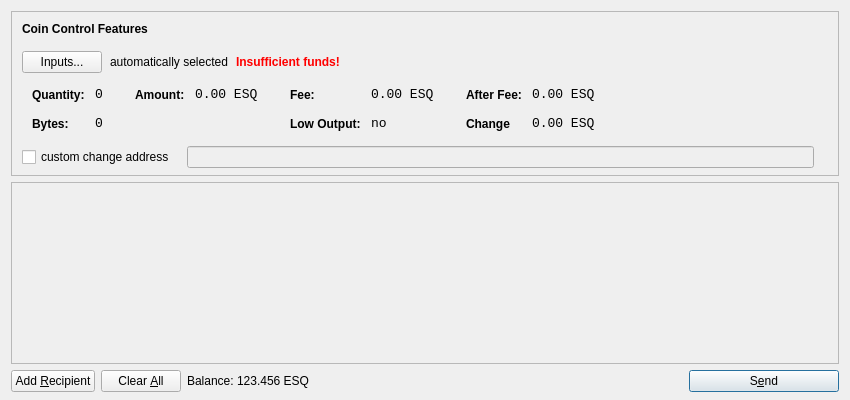
<?xml version="1.0" encoding="UTF-8"?>
<ui version="4.0">
 <class>SendCoinsDialog</class>
 <widget class="QDialog" name="SendCoinsDialog">
  <property name="geometry">
   <rect>
    <x>0</x>
    <y>0</y>
    <width>850</width>
    <height>400</height>
   </rect>
  </property>
  <property name="windowTitle">
   <string>Send Coins</string>
  </property>
  <layout class="QVBoxLayout" name="verticalLayout" stretch="0,1,0">
   <property name="bottomMargin">
    <number>8</number>
   </property>
   <item>
    <widget class="QFrame" name="frameCoinControl">
     <property name="sizePolicy">
      <sizepolicy hsizetype="Expanding" vsizetype="Expanding">
       <horstretch>0</horstretch>
       <verstretch>0</verstretch>
      </sizepolicy>
     </property>
     <property name="maximumSize">
      <size>
       <width>16777215</width>
       <height>16777215</height>
      </size>
     </property>
     <property name="frameShape">
      <enum>QFrame::StyledPanel</enum>
     </property>
     <property name="frameShadow">
      <enum>QFrame::Sunken</enum>
     </property>
     <layout class="QVBoxLayout" name="verticalLayoutCoinControl2">
      <property name="spacing">
       <number>-1</number>
      </property>
      <property name="leftMargin">
       <number>0</number>
      </property>
      <property name="topMargin">
       <number>0</number>
      </property>
      <property name="rightMargin">
       <number>0</number>
      </property>
      <property name="bottomMargin">
       <number>6</number>
      </property>
      <item>
       <layout class="QVBoxLayout" name="verticalLayoutCoinControl" stretch="0,0,0,0,1">
        <property name="spacing">
         <number>0</number>
        </property>
        <property name="leftMargin">
         <number>10</number>
        </property>
        <property name="topMargin">
         <number>10</number>
        </property>
        <item>
         <layout class="QHBoxLayout" name="horizontalLayoutCoinControl1">
          <property name="bottomMargin">
           <number>15</number>
          </property>
          <item>
           <widget class="QLabel" name="labelCoinControlFeatures">
            <property name="sizePolicy">
             <sizepolicy hsizetype="Preferred" vsizetype="Maximum">
              <horstretch>0</horstretch>
              <verstretch>0</verstretch>
             </sizepolicy>
            </property>
            <property name="font">
             <font>
              <weight>75</weight>
              <bold>true</bold>
             </font>
            </property>
            <property name="styleSheet">
             <string notr="true">font-weight:bold;</string>
            </property>
            <property name="text">
             <string>Coin Control Features</string>
            </property>
           </widget>
          </item>
         </layout>
        </item>
        <item>
         <layout class="QHBoxLayout" name="horizontalLayoutCoinControl2" stretch="0,0,0,0">
          <property name="spacing">
           <number>8</number>
          </property>
          <property name="bottomMargin">
           <number>10</number>
          </property>
          <item>
           <widget class="QPushButton" name="pushButtonCoinControl">
            <property name="styleSheet">
             <string notr="true"/>
            </property>
            <property name="text">
             <string>Inputs...</string>
            </property>
           </widget>
          </item>
          <item>
           <widget class="QLabel" name="labelCoinControlAutomaticallySelected">
            <property name="text">
             <string>automatically selected</string>
            </property>
            <property name="margin">
             <number>5</number>
            </property>
           </widget>
          </item>
          <item>
           <widget class="QLabel" name="labelCoinControlInsuffFunds">
            <property name="font">
             <font>
              <weight>75</weight>
              <bold>true</bold>
             </font>
            </property>
            <property name="styleSheet">
             <string notr="true">color:red;font-weight:bold;</string>
            </property>
            <property name="text">
             <string>Insufficient funds!</string>
            </property>
            <property name="margin">
             <number>5</number>
            </property>
           </widget>
          </item>
          <item>
           <spacer name="horizontalSpacerCoinControl">
            <property name="orientation">
             <enum>Qt::Horizontal</enum>
            </property>
            <property name="sizeHint" stdset="0">
             <size>
              <width>40</width>
              <height>1</height>
             </size>
            </property>
           </spacer>
          </item>
         </layout>
        </item>
        <item>
         <widget class="QWidget" name="widgetCoinControl" native="true">
          <property name="sizePolicy">
           <sizepolicy hsizetype="Preferred" vsizetype="Preferred">
            <horstretch>0</horstretch>
            <verstretch>0</verstretch>
           </sizepolicy>
          </property>
          <property name="minimumSize">
           <size>
            <width>0</width>
            <height>0</height>
           </size>
          </property>
          <property name="styleSheet">
           <string notr="true"/>
          </property>
          <layout class="QHBoxLayout" name="horizontalLayoutCoinControl5">
           <property name="margin">
            <number>0</number>
           </property>
           <item>
            <layout class="QHBoxLayout" name="horizontalLayoutCoinControl3" stretch="0,0,0,1">
             <property name="spacing">
              <number>20</number>
             </property>
             <property name="topMargin">
              <number>0</number>
             </property>
             <property name="bottomMargin">
              <number>10</number>
             </property>
             <item>
              <layout class="QFormLayout" name="formLayoutCoinControl1">
               <property name="horizontalSpacing">
                <number>10</number>
               </property>
               <property name="verticalSpacing">
                <number>14</number>
               </property>
               <property name="leftMargin">
                <number>10</number>
               </property>
               <property name="topMargin">
                <number>4</number>
               </property>
               <property name="rightMargin">
                <number>6</number>
               </property>
               <item row="0" column="0">
                <widget class="QLabel" name="labelCoinControlQuantityText">
                 <property name="styleSheet">
                  <string notr="true">font-weight:bold;</string>
                 </property>
                 <property name="text">
                  <string>Quantity:</string>
                 </property>
                 <property name="margin">
                  <number>0</number>
                 </property>
                </widget>
               </item>
               <item row="0" column="1">
                <widget class="QLabel" name="labelCoinControlQuantity">
                 <property name="font">
                  <font>
                   <family>Monospace</family>
                   <pointsize>10</pointsize>
                  </font>
                 </property>
                 <property name="cursor">
                  <cursorShape>IBeamCursor</cursorShape>
                 </property>
                 <property name="contextMenuPolicy">
                  <enum>Qt::ActionsContextMenu</enum>
                 </property>
                 <property name="text">
                  <string>0</string>
                 </property>
                 <property name="margin">
                  <number>0</number>
                 </property>
                 <property name="textInteractionFlags">
                  <set>Qt::LinksAccessibleByMouse|Qt::TextSelectableByKeyboard|Qt::TextSelectableByMouse</set>
                 </property>
                </widget>
               </item>
               <item row="1" column="0">
                <widget class="QLabel" name="labelCoinControlBytesText">
                 <property name="styleSheet">
                  <string notr="true">font-weight:bold;</string>
                 </property>
                 <property name="text">
                  <string>Bytes:</string>
                 </property>
                </widget>
               </item>
               <item row="1" column="1">
                <widget class="QLabel" name="labelCoinControlBytes">
                 <property name="font">
                  <font>
                   <family>Monospace</family>
                   <pointsize>10</pointsize>
                  </font>
                 </property>
                 <property name="cursor">
                  <cursorShape>IBeamCursor</cursorShape>
                 </property>
                 <property name="contextMenuPolicy">
                  <enum>Qt::ActionsContextMenu</enum>
                 </property>
                 <property name="text">
                  <string>0</string>
                 </property>
                 <property name="textInteractionFlags">
                  <set>Qt::LinksAccessibleByMouse|Qt::TextSelectableByKeyboard|Qt::TextSelectableByMouse</set>
                 </property>
                </widget>
               </item>
              </layout>
             </item>
             <item>
              <layout class="QFormLayout" name="formLayoutCoinControl2">
               <property name="horizontalSpacing">
                <number>10</number>
               </property>
               <property name="verticalSpacing">
                <number>14</number>
               </property>
               <property name="leftMargin">
                <number>6</number>
               </property>
               <property name="topMargin">
                <number>4</number>
               </property>
               <property name="rightMargin">
                <number>6</number>
               </property>
               <item row="0" column="0">
                <widget class="QLabel" name="labelCoinControlAmountText">
                 <property name="styleSheet">
                  <string notr="true">font-weight:bold;</string>
                 </property>
                 <property name="text">
                  <string>Amount:</string>
                 </property>
                 <property name="margin">
                  <number>0</number>
                 </property>
                </widget>
               </item>
               <item row="0" column="1">
                <widget class="QLabel" name="labelCoinControlAmount">
                 <property name="font">
                  <font>
                   <family>Monospace</family>
                   <pointsize>10</pointsize>
                  </font>
                 </property>
                 <property name="cursor">
                  <cursorShape>IBeamCursor</cursorShape>
                 </property>
                 <property name="contextMenuPolicy">
                  <enum>Qt::ActionsContextMenu</enum>
                 </property>
                 <property name="text">
                  <string notr="true">0.00 ESQ</string>
                 </property>
                 <property name="textInteractionFlags">
                  <set>Qt::LinksAccessibleByMouse|Qt::TextSelectableByKeyboard|Qt::TextSelectableByMouse</set>
                 </property>
                </widget>
               </item>
              </layout>
             </item>
             <item>
              <layout class="QFormLayout" name="formLayoutCoinControl3">
               <property name="horizontalSpacing">
                <number>10</number>
               </property>
               <property name="verticalSpacing">
                <number>14</number>
               </property>
               <property name="leftMargin">
                <number>6</number>
               </property>
               <property name="topMargin">
                <number>4</number>
               </property>
               <property name="rightMargin">
                <number>6</number>
               </property>
               <item row="0" column="0">
                <widget class="QLabel" name="labelCoinControlFeeText">
                 <property name="styleSheet">
                  <string notr="true">font-weight:bold;</string>
                 </property>
                 <property name="text">
                  <string>Fee:</string>
                 </property>
                 <property name="margin">
                  <number>0</number>
                 </property>
                </widget>
               </item>
               <item row="0" column="1">
                <widget class="QLabel" name="labelCoinControlFee">
                 <property name="font">
                  <font>
                   <family>Monospace</family>
                   <pointsize>10</pointsize>
                  </font>
                 </property>
                 <property name="cursor">
                  <cursorShape>IBeamCursor</cursorShape>
                 </property>
                 <property name="contextMenuPolicy">
                  <enum>Qt::ActionsContextMenu</enum>
                 </property>
                 <property name="text">
                  <string notr="true">0.00 ESQ</string>
                 </property>
                 <property name="textInteractionFlags">
                  <set>Qt::LinksAccessibleByMouse|Qt::TextSelectableByKeyboard|Qt::TextSelectableByMouse</set>
                 </property>
                </widget>
               </item>
               <item row="1" column="0">
                <widget class="QLabel" name="labelCoinControlLowOutputText">
                 <property name="styleSheet">
                  <string notr="true">font-weight:bold;</string>
                 </property>
                 <property name="text">
                  <string>Low Output:</string>
                 </property>
                </widget>
               </item>
               <item row="1" column="1">
                <widget class="QLabel" name="labelCoinControlLowOutput">
                 <property name="font">
                  <font>
                   <family>Monospace</family>
                   <pointsize>10</pointsize>
                  </font>
                 </property>
                 <property name="cursor">
                  <cursorShape>IBeamCursor</cursorShape>
                 </property>
                 <property name="contextMenuPolicy">
                  <enum>Qt::ActionsContextMenu</enum>
                 </property>
                 <property name="text">
                  <string>no</string>
                 </property>
                 <property name="textInteractionFlags">
                  <set>Qt::LinksAccessibleByMouse|Qt::TextSelectableByKeyboard|Qt::TextSelectableByMouse</set>
                 </property>
                </widget>
               </item>
              </layout>
             </item>
             <item>
              <layout class="QFormLayout" name="formLayoutCoinControl4">
               <property name="horizontalSpacing">
                <number>10</number>
               </property>
               <property name="verticalSpacing">
                <number>14</number>
               </property>
               <property name="leftMargin">
                <number>6</number>
               </property>
               <property name="topMargin">
                <number>4</number>
               </property>
               <property name="rightMargin">
                <number>6</number>
               </property>
               <item row="0" column="0">
                <widget class="QLabel" name="labelCoinControlAfterFeeText">
                 <property name="styleSheet">
                  <string notr="true">font-weight:bold;</string>
                 </property>
                 <property name="text">
                  <string>After Fee:</string>
                 </property>
                 <property name="margin">
                  <number>0</number>
                 </property>
                </widget>
               </item>
               <item row="0" column="1">
                <widget class="QLabel" name="labelCoinControlAfterFee">
                 <property name="font">
                  <font>
                   <family>Monospace</family>
                   <pointsize>10</pointsize>
                  </font>
                 </property>
                 <property name="cursor">
                  <cursorShape>IBeamCursor</cursorShape>
                 </property>
                 <property name="contextMenuPolicy">
                  <enum>Qt::ActionsContextMenu</enum>
                 </property>
                 <property name="text">
                  <string notr="true">0.00 ESQ</string>
                 </property>
                 <property name="textInteractionFlags">
                  <set>Qt::LinksAccessibleByMouse|Qt::TextSelectableByKeyboard|Qt::TextSelectableByMouse</set>
                 </property>
                </widget>
               </item>
               <item row="1" column="0">
                <widget class="QLabel" name="labelCoinControlChangeText">
                 <property name="styleSheet">
                  <string notr="true">font-weight:bold;</string>
                 </property>
                 <property name="text">
                  <string>Change</string>
                 </property>
                </widget>
               </item>
               <item row="1" column="1">
                <widget class="QLabel" name="labelCoinControlChange">
                 <property name="font">
                  <font>
                   <family>Monospace</family>
                   <pointsize>10</pointsize>
                  </font>
                 </property>
                 <property name="cursor">
                  <cursorShape>IBeamCursor</cursorShape>
                 </property>
                 <property name="contextMenuPolicy">
                  <enum>Qt::ActionsContextMenu</enum>
                 </property>
                 <property name="text">
                  <string notr="true">0.00 ESQ</string>
                 </property>
                 <property name="textInteractionFlags">
                  <set>Qt::LinksAccessibleByMouse|Qt::TextSelectableByKeyboard|Qt::TextSelectableByMouse</set>
                 </property>
                </widget>
               </item>
              </layout>
             </item>
            </layout>
           </item>
          </layout>
         </widget>
        </item>
        <item>
         <layout class="QHBoxLayout" name="horizontalLayoutCoinControl4" stretch="0,0,0">
          <property name="spacing">
           <number>12</number>
          </property>
          <property name="sizeConstraint">
           <enum>QLayout::SetDefaultConstraint</enum>
          </property>
          <property name="topMargin">
           <number>5</number>
          </property>
          <property name="rightMargin">
           <number>5</number>
          </property>
          <item>
           <widget class="QCheckBox" name="checkBoxCoinControlChange">
            <property name="text">
             <string>custom change address</string>
            </property>
           </widget>
          </item>
          <item>
           <widget class="QLineEdit" name="lineEditCoinControlChange">
            <property name="enabled">
             <bool>false</bool>
            </property>
            <property name="sizePolicy">
             <sizepolicy hsizetype="Expanding" vsizetype="Fixed">
              <horstretch>0</horstretch>
              <verstretch>0</verstretch>
             </sizepolicy>
            </property>
           </widget>
          </item>
          <item>
           <widget class="QLabel" name="labelCoinControlChangeLabel">
            <property name="sizePolicy">
             <sizepolicy hsizetype="Preferred" vsizetype="Expanding">
              <horstretch>0</horstretch>
              <verstretch>0</verstretch>
             </sizepolicy>
            </property>
            <property name="minimumSize">
             <size>
              <width>0</width>
              <height>0</height>
             </size>
            </property>
            <property name="text">
             <string/>
            </property>
            <property name="margin">
             <number>3</number>
            </property>
           </widget>
          </item>
         </layout>
        </item>
        <item>
         <spacer name="verticalSpacerCoinControl">
          <property name="orientation">
           <enum>Qt::Vertical</enum>
          </property>
          <property name="sizeHint" stdset="0">
           <size>
            <width>800</width>
            <height>1</height>
           </size>
          </property>
         </spacer>
        </item>
       </layout>
      </item>
     </layout>
    </widget>
   </item>
   <item>
    <widget class="QScrollArea" name="scrollArea">
     <property name="widgetResizable">
      <bool>true</bool>
     </property>
     <widget class="QWidget" name="scrollAreaWidgetContents">
      <property name="geometry">
       <rect>
        <x>0</x>
        <y>0</y>
        <width>830</width>
        <height>165</height>
       </rect>
      </property>
      <layout class="QVBoxLayout" name="verticalLayout_2">
       <property name="margin">
        <number>0</number>
       </property>
       <item>
        <layout class="QVBoxLayout" name="entries">
         <property name="spacing">
          <number>6</number>
         </property>
        </layout>
       </item>
       <item>
        <spacer name="verticalSpacer">
         <property name="orientation">
          <enum>Qt::Vertical</enum>
         </property>
         <property name="sizeHint" stdset="0">
          <size>
           <width>20</width>
           <height>40</height>
          </size>
         </property>
        </spacer>
       </item>
      </layout>
     </widget>
    </widget>
   </item>
   <item>
    <layout class="QHBoxLayout" name="horizontalLayout">
     <item>
      <widget class="QPushButton" name="addButton">
       <property name="toolTip">
        <string>Send to multiple recipients at once</string>
       </property>
       <property name="text">
        <string>Add &amp;Recipient</string>
       </property>
       <property name="autoDefault">
        <bool>false</bool>
       </property>
      </widget>
     </item>
     <item>
      <widget class="QPushButton" name="clearButton">
       <property name="sizePolicy">
        <sizepolicy hsizetype="Minimum" vsizetype="Fixed">
         <horstretch>0</horstretch>
         <verstretch>0</verstretch>
        </sizepolicy>
       </property>
       <property name="toolTip">
        <string>Remove all transaction fields</string>
       </property>
       <property name="text">
        <string>Clear &amp;All</string>
       </property>
       <property name="autoRepeatDelay">
        <number>300</number>
       </property>
       <property name="autoDefault">
        <bool>false</bool>
       </property>
      </widget>
     </item>
     <item>
      <layout class="QHBoxLayout" name="horizontalLayout_2">
       <property name="spacing">
        <number>3</number>
       </property>
       <item>
        <widget class="QLabel" name="label">
         <property name="sizePolicy">
          <sizepolicy hsizetype="Preferred" vsizetype="Fixed">
           <horstretch>0</horstretch>
           <verstretch>0</verstretch>
          </sizepolicy>
         </property>
         <property name="text">
          <string>Balance:</string>
         </property>
        </widget>
       </item>
       <item>
        <widget class="QLabel" name="labelBalance">
         <property name="sizePolicy">
          <sizepolicy hsizetype="Preferred" vsizetype="Fixed">
           <horstretch>0</horstretch>
           <verstretch>0</verstretch>
          </sizepolicy>
         </property>
         <property name="cursor">
          <cursorShape>IBeamCursor</cursorShape>
         </property>
         <property name="text">
          <string notr="true">123.456 ESQ</string>
         </property>
         <property name="textInteractionFlags">
          <set>Qt::LinksAccessibleByMouse|Qt::TextSelectableByKeyboard|Qt::TextSelectableByMouse</set>
         </property>
        </widget>
       </item>
      </layout>
     </item>
     <item>
      <spacer name="horizontalSpacer">
       <property name="orientation">
        <enum>Qt::Horizontal</enum>
       </property>
       <property name="sizeHint" stdset="0">
        <size>
         <width>40</width>
         <height>20</height>
        </size>
       </property>
      </spacer>
     </item>
     <item>
      <widget class="QPushButton" name="sendButton">
       <property name="minimumSize">
        <size>
         <width>150</width>
         <height>0</height>
        </size>
       </property>
       <property name="toolTip">
        <string>Confirm the send action</string>
       </property>
       <property name="text">
        <string>S&amp;end</string>
       </property>
       <property name="icon">
        <iconset resource="../bitcoin.qrc">
         <normaloff>:/icons/send</normaloff>:/icons/send</iconset>
       </property>
       <property name="default">
        <bool>true</bool>
       </property>
      </widget>
     </item>
    </layout>
   </item>
  </layout>
 </widget>
 <resources>
  <include location="../bitcoin.qrc"/>
 </resources>
 <connections/>
</ui>
